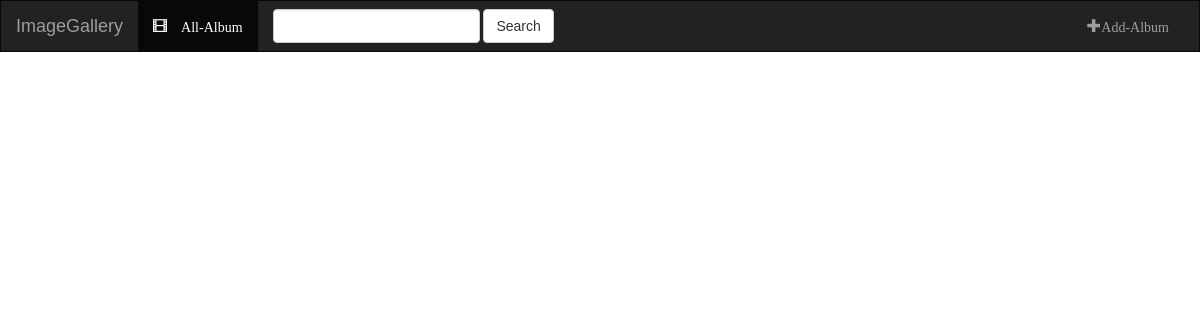
The app's page /, older data.
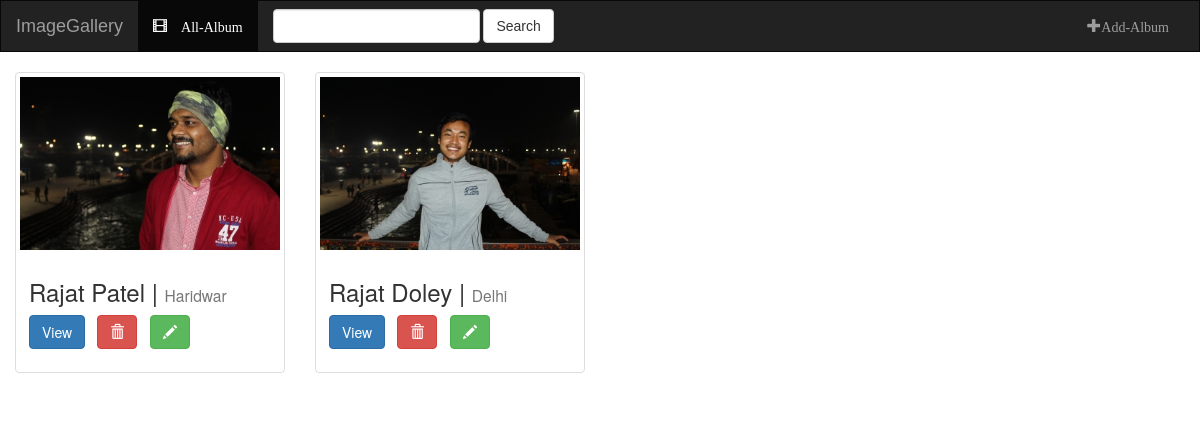
The same page, newer data.
### DileepImage/models.py (models this page shows, shortened)
class AlbumModel(models.Model):
    first_name   = models.CharField(max_length=200)
    last_name    = models.CharField(max_length=200)
    location     = models.CharField(max_length=200)
    banner       = models.ImageField(upload_to=bannerloc,null=True,blank=True,height_field="height_field",width_field="width_field")
    height_field = models.IntegerField(default=0)
    width_field  = models.IntegerField(default=0)
    timestamp    = models.DateTimeField(auto_now_add=True,auto_now=False)
    update       = models.DateTimeField(auto_now=True,auto_now_add=False)

### DileepImage/views.py (the view)
# urls.py: url(r'^$',views.allalbum,name='index'),
def allalbum(request):
        context= {"object_list":AlbumModel.objects.all()}
        return render(request,"DileepImage/albummodel_list.html",context)

### DileepImage/templates/DileepImage/albummodel_list.html (shortened to what this page needs)
{% extends 'DileepImage/base.html' %}
{% block body%}
	<div class="albums-container container-fluid">
    <div class="row">
			{% for obj in object_list %}
		   <div class="col-sm-3 col-md-3 col-lg-3">
		    <div class="thumbnail"><a href="{%url 'DileepImage:album_detail' obj.id%}">
				<img src="{{obj.banner.url}}" class="img-responsive"></a>
		      <div class="caption">
		        <h3>{{obj.first_name}}&nbsp;{{obj.last_name}}&nbsp;| <small>{{ obj.location }}</small></h3>
				  <p><a href="{%url 'DileepImage:album_detail' obj.id%}" class="btn btn-primary" role="button">View</a>
				  &nbsp; <a href="{%url 'DileepImage:del_album' obj.id%}" class="btn btn-default btn-danger">
                                    <span class="glyphicon glyphicon-trash"></span>
						  <a href="{%url 'DileepImage:edt_album' obj.id %}" class="btn btn-default btn-success" style="margin-left:13px;">
                                    <span class="glyphicon glyphicon-pencil"></span>
                          </a>
                                </a></p>
		      </div>
		    </div>
		  </div>
            {%endfor%}
    </div>
    </div>
{%endblock%}

Row changes from the older to the newer data that the page shows:
added AlbumModel: banner (picture), first_name "Rajat", last_name "Patel", location "Haridwar"
added AlbumModel: banner (picture), first_name "Rajat", last_name "Doley", location "Delhi"
